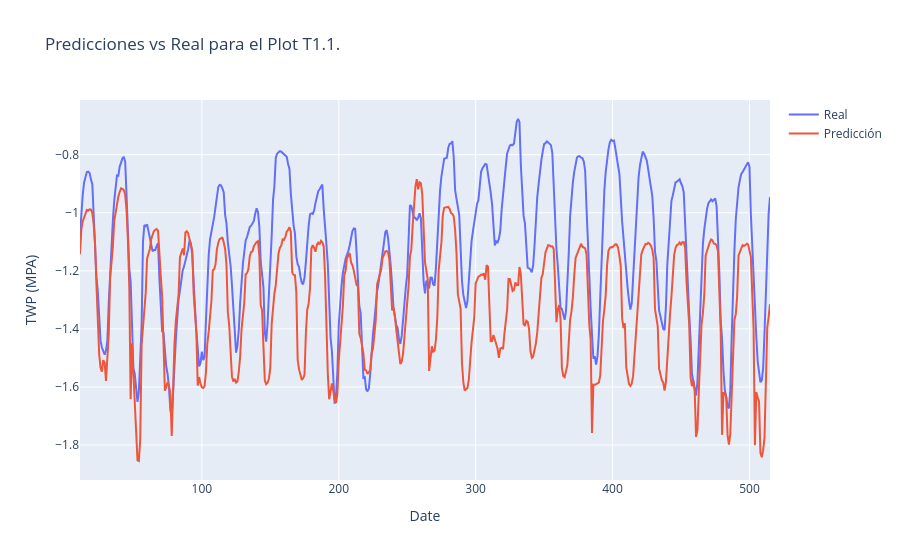
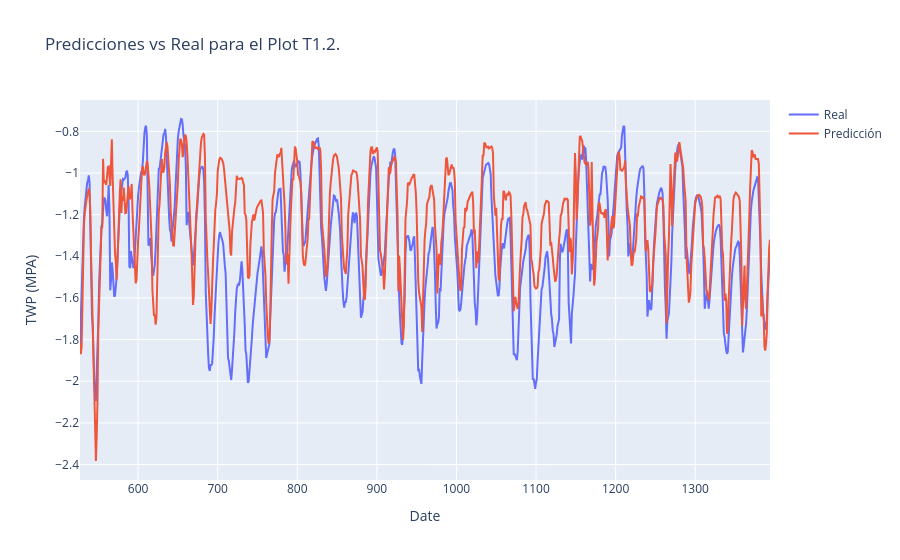
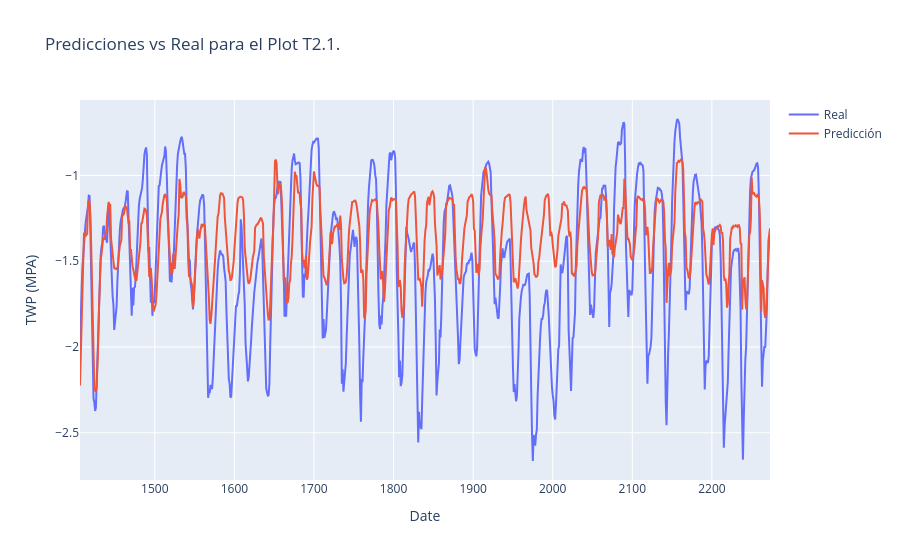
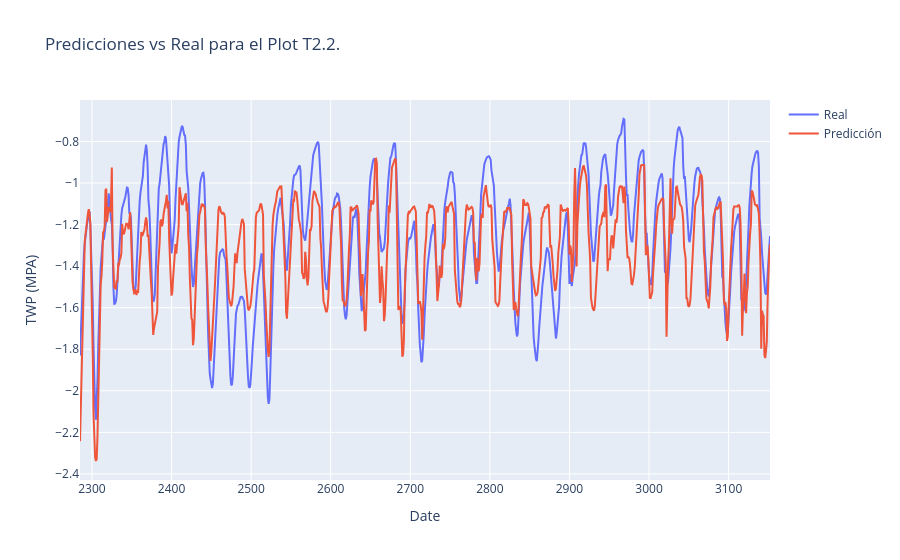

Source (notebook cell) for these figures, in order:
### Code cell
for id in test_scaled['ID'].unique():
    # Select data for the current ID
    df_plot = test_scaled[test_scaled['ID'] == id]
    print(f'{id} {df_plot.shape}')

    X_test = df_plot.drop(columns=['FP', 'ID', 'ID_encoded'])
    y_test = df_plot['FP']


    y_pred = best_rf_model.predict(X_test)
    y_pred = scaler_y.inverse_transform(y_pred.reshape(-1, 1)).flatten()  # Ensure correct shape

    # Compute evaluation metrics
    r2, mae, rmse, cvrmse = calcular_metricas(y_test, y_pred)
    print_metrics(id, r2, mae, rmse, cvrmse)

    # Plot predictions 
    fig_individual = go.Figure()
    fig_individual.add_trace(go.Scatter(x=df_plot.index, y=y_test, name='Real', mode='lines'))
    fig_individual.add_trace(go.Scatter(x=df_plot.index, y=y_pred, name='Predicción', mode='lines'))
    fig_individual.update_layout(
        title=f'Predicciones vs Real para el Plot {id}',
        xaxis_title='Date',
        yaxis_title='TWP (MPA)'
    )
    fig_individual.show()


    nueva_linea = pd.DataFrame({
        'Modelo': ['RandomForest'],
        'Arbol': [id],
        'R2': [r2],
        'MAE': [mae],
        'RMSE': [rmse],  
        'CVRMSE': [cvrmse]
    })

    metricas_df = pd.concat([metricas_df, nueva_linea], ignore_index=True)

### Figure 1 — Plotly figure (JSON) as saved in the notebook; plotly's stock layout.template omitted (floating-point values rounded to 4 significant figures; data arrays with more than 128 entries replaced by an {"elided": "..."} marker saying what was removed)
{"data": [{"mode": "lines", "name": "Real", "type": "scatter", "x": {"elided": "505 int values"}, "y": {"elided": "505 float values"}}, {"mode": "lines", "name": "Predicción", "type": "scatter", "x": {"elided": "505 int values"}, "y": {"elided": "505 float values"}}], "layout": {"title": {"text": "Predicciones vs Real para el Plot T1.1."}, "xaxis": {"title": {"text": "Date"}}, "yaxis": {"title": {"text": "TWP (MPA)"}}}}

### Figure 2 — Plotly figure (JSON) as saved in the notebook; plotly's stock layout.template omitted (floating-point values rounded to 4 significant figures; data arrays with more than 128 entries replaced by an {"elided": "..."} marker saying what was removed)
{"data": [{"mode": "lines", "name": "Real", "type": "scatter", "x": {"elided": "868 int values"}, "y": {"elided": "868 float values"}}, {"mode": "lines", "name": "Predicción", "type": "scatter", "x": {"elided": "868 int values"}, "y": {"elided": "868 float values"}}], "layout": {"title": {"text": "Predicciones vs Real para el Plot T1.2."}, "xaxis": {"title": {"text": "Date"}}, "yaxis": {"title": {"text": "TWP (MPA)"}}}}

### Figure 3 — Plotly figure (JSON) as saved in the notebook; plotly's stock layout.template omitted (floating-point values rounded to 4 significant figures; data arrays with more than 128 entries replaced by an {"elided": "..."} marker saying what was removed)
{"data": [{"mode": "lines", "name": "Real", "type": "scatter", "x": {"elided": "868 int values"}, "y": {"elided": "868 float values"}}, {"mode": "lines", "name": "Predicción", "type": "scatter", "x": {"elided": "868 int values"}, "y": {"elided": "868 float values"}}], "layout": {"title": {"text": "Predicciones vs Real para el Plot T2.1."}, "xaxis": {"title": {"text": "Date"}}, "yaxis": {"title": {"text": "TWP (MPA)"}}}}

### Figure 4 — Plotly figure (JSON) as saved in the notebook; plotly's stock layout.template omitted (floating-point values rounded to 4 significant figures; data arrays with more than 128 entries replaced by an {"elided": "..."} marker saying what was removed)
{"data": [{"mode": "lines", "name": "Real", "type": "scatter", "x": {"elided": "868 int values"}, "y": {"elided": "868 float values"}}, {"mode": "lines", "name": "Predicción", "type": "scatter", "x": {"elided": "868 int values"}, "y": {"elided": "868 float values"}}], "layout": {"title": {"text": "Predicciones vs Real para el Plot T2.2."}, "xaxis": {"title": {"text": "Date"}}, "yaxis": {"title": {"text": "TWP (MPA)"}}}}
